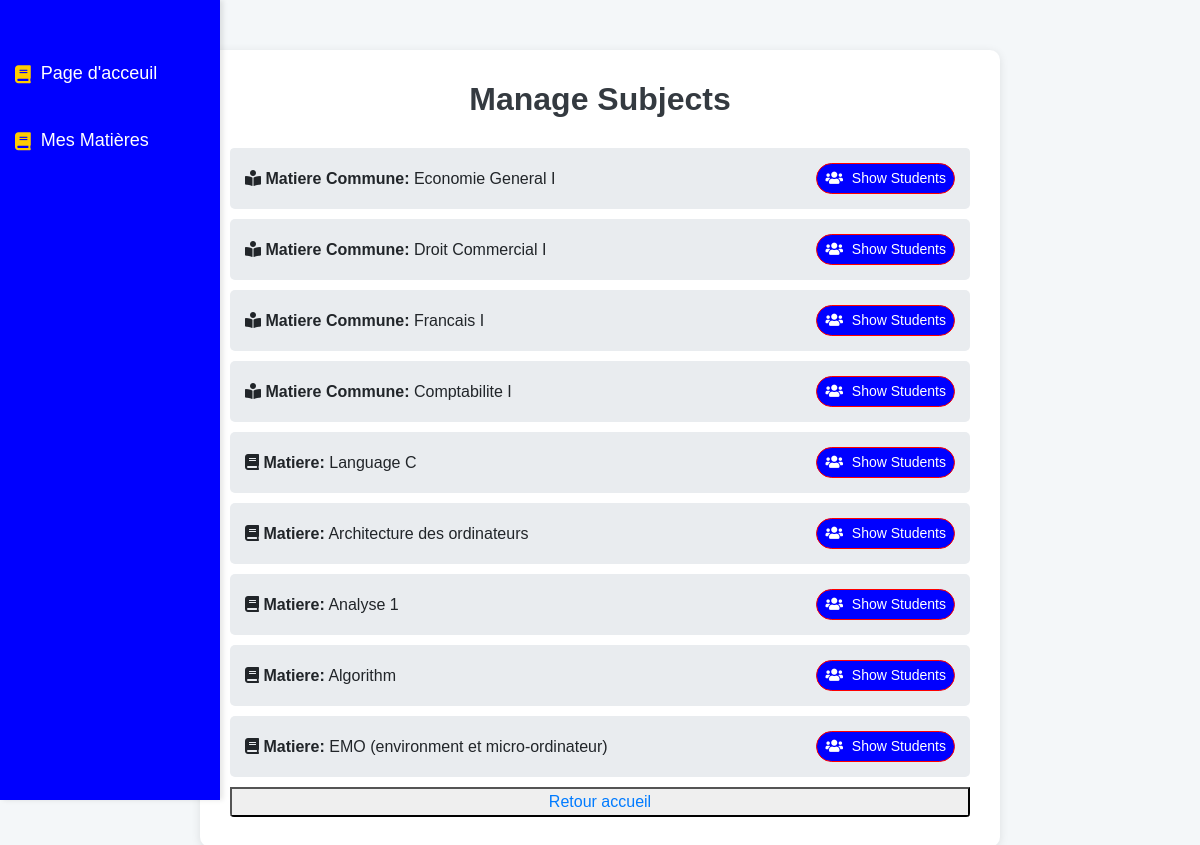
The page /choix/enseignant/matieres.php (signed in) on the database its author committed.
### tables this page shows
CREATE TABLE `profile_enseignant` (
  `id_profile_enseignant` int(11) NOT NULL,
  `id_enseignant` int(11) DEFAULT NULL,
  `id_annee` int(11) DEFAULT NULL,
  `id_matiere` int(11) DEFAULT NULL,
  `id_matiere_commune` int(11) DEFAULT NULL,
  `validated` tinyint(1) DEFAULT 0,
  `date_creation` timestamp NOT NULL DEFAULT current_timestamp(),
  `new_entry` tinyint(1) DEFAULT 1
);

CREATE TABLE `matieres_communes` (
  `id_matiere_commune` int(11) NOT NULL,
  `nom_matiere_commune` varchar(100) NOT NULL,
  `courseCode` varchar(52) NOT NULL,
  `id_filiere` int(11) DEFAULT NULL,
  `id_semestre` int(11) DEFAULT NULL,
  `id_niveau` int(11) DEFAULT NULL
);

CREATE TABLE `matieres` (
  `id_matiere` int(11) NOT NULL,
  `nom_matiere` varchar(100) NOT NULL,
  `courseCode` varchar(52) NOT NULL,
  `id_filiere` int(11) DEFAULT NULL,
  `id_semestre` int(11) DEFAULT NULL,
  `id_niveau` int(11) DEFAULT NULL
);

### choix/enseignant/matieres.php (the view, shortened to what this page needs)
<?php
$conn = getDbConnection();
$id_enseignant = $_SESSION['id_enseignant'];
$sql = "SELECT
            pe.id_matiere, m.nom_matiere,
            pe.id_matiere_commune, mc.nom_matiere_commune,
            pe.id_annee, a.annee
        FROM profile_enseignant pe
        LEFT JOIN matieres m ON pe.id_matiere = m.id_matiere
        LEFT JOIN matieres_communes mc ON pe.id_matiere_commune = mc.id_matiere_commune
        LEFT JOIN annees a ON pe.id_annee = a.id_annee
        WHERE pe.id_enseignant = ? AND pe.validated = 1";
$stmt = $conn->prepare($sql);
$stmt->bind_param("i", $id_enseignant);
$stmt->execute();
$result = $stmt->get_result();
$matieres = [];
while ($row = $result->fetch_assoc()) {
    $matieres[] = $row;
}
?>
<!DOCTYPE html>
<html lang="en">
<head>
    <link rel="stylesheet" href="https://stackpath.bootstrapcdn.com/bootstrap/4.3.1/css/bootstrap.min.css">
    <link href="https://maxcdn.bootstrapcdn.com/bootstrap/4.5.2/css/bootstrap.min.css" rel="stylesheet">
    <link rel="stylesheet" href="https://cdnjs.cloudflare.com/ajax/libs/font-awesome/5.15.4/css/all.min.css">
</head>
<body>
    <nav class="sidebar active">
        <div class="sidebar-sticky pt-3 text-center"><br>
            <ul class="nav flex-column">
            <li class="nav-item">
                    <a class="nav-link" href="index.php"><i class="fas fa-book"></i> Page d'acceuil</a>
                </li>
                <li class="nav-item">
                    <a class="nav-link" href="active"><i class="fas fa-book"></i> Mes Matières</a>
                </li>
            </ul>
        </div>
    </nav>
<div class="container">
    <h2>Manage Subjects</h2>
    <div class="list-group">
        <?php foreach ($matieres as $matiere): ?>
            <?php if ($matiere['id_matiere']): ?>
                <div class="list-group-item d-flex justify-content-between align-items-center">
                    <span><i class="fas fa-book"></i> <strong>Matiere:</strong> <?= $matiere['nom_matiere'] ?></span>
                    <button class="btn btn-info btn-sm show-students-btn" data-matiere-id="<?= $matiere['id_matiere'] ?>" data-annee-id="<?= $matiere['id_annee'] ?>">
                        <i class="fas fa-users"></i> Show Students
                    </button>
                </div>
            <?php endif; ?>
            <?php if ($matiere['id_matiere_commune']): ?>
                <div class="list-group-item d-flex justify-content-between align-items-center">
                    <span><i class="fas fa-book-reader"></i> <strong>Matiere Commune:</strong> <?= $matiere['nom_matiere_commune'] ?></span>
                    <button class="btn btn-info btn-sm show-students-btn" data-matiere-commune-id="<?= $matiere['id_matiere_commune'] ?>" data-annee-id="<?= $matiere['id_annee'] ?>">
                        <i class="fas fa-users"></i> Show Students
                    </button>
                </div>
            <?php endif; ?>
        <?php endforeach; ?>
        <button>
            <a href="index.php">Retour accueil</a>
        </button>
    </div>
</div>
</body>
</html>
</body>
</html>
</body>
</html>

### choix/enseignant/matieres.php (style rules this page uses)
body { background-color: #f4f7f9; font-family: 'Arial', sans-serif; }
.container { margin-top: 50px; max-width: 800px; background: #ffffff; border-radius: 10px; padding: 30px; box-shadow: 0 2px 10px rgba(0, 0, 0, 0.1); }
h2 { text-align: center; font-weight: bold; color: #343a40; margin-bottom: 30px; }
.list-group-item { border: none; border-radius: 5px; background-color: #e9ecef; margin-bottom: 10px; padding: 15px; transition: background-color 0.3s ease; }
.btn-info { background-color: blue; border-color: red; border-radius: 20px; }
.btn i { margin-right: 5px; }
.list-group { overflow-x: auto; }
.sidebar { height: 100vh; background: blue; color: white; position: fixed; top: 0; left: 0; transform: translateX(-100%); transition: transform 0.3s ease-in-out; z-index: 1000; width: 220px; box-shadow: 3px 0 5px rgba(0, 0, 0, 0.1); }
.sidebar.active { transform: translateX(0); }
.sidebar .nav-link { font-size: 18px; margin: 10px 0; color: white; padding: 10px 15px; display: flex; align-items: center; transition: background-color 0.3s ease; }
.sidebar .nav-link i { margin-right: 10px; color: #ffcc00; }

### rows shown on the page
profile_enseignant: id_matiere_commune.nom_matiere_commune "Economie General I"
profile_enseignant: id_matiere_commune.nom_matiere_commune "Droit Commercial I"
profile_enseignant: id_matiere_commune.nom_matiere_commune "Francais I"
profile_enseignant: id_matiere_commune.nom_matiere_commune "Comptabilite I"
profile_enseignant: id_matiere.nom_matiere "Language C"
profile_enseignant: id_matiere.nom_matiere "Architecture des ordinateurs"
profile_enseignant: id_matiere.nom_matiere "Analyse 1"
profile_enseignant: id_matiere.nom_matiere "Algorithm"
profile_enseignant: id_matiere.nom_matiere "EMO (environment et micro-ordinateur)"
